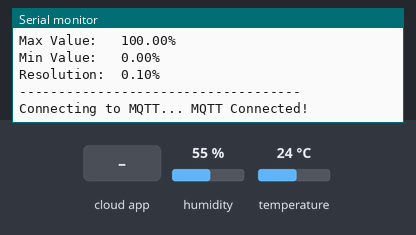
A sketch run on a simulated ESP8266 (NodeMCU). On the bench: the last lines printed to the serial monitor. The test bench sets the inputs (shaded band); at power-on: humidity 55 %, temperature 24 °C. WiFi joins after 1.5 s; servers stay silent unless stated; no MQTT or app messages arrive unless stated.

Above: at 2.7 s.
2.8 s: the phone or cloud app sets onoff to 0
At 3.6 s:
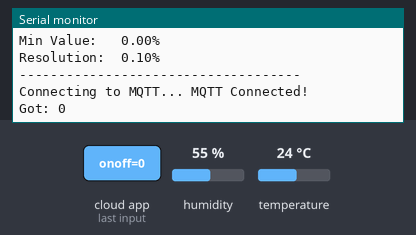
14.3 s: the phone or cloud app sets onoff to 1
At 15.7 s:
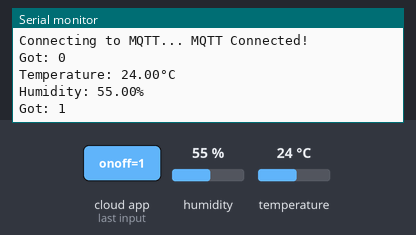

The sketch:

Temp_mqtt.ino
```cpp
// (licence header left out)
// REQUIRES the following Arduino libraries:
// - DHT Sensor Library: https://github.com/adafruit/DHT-sensor-library
// - Adafruit Unified Sensor Lib: https://github.com/adafruit/Adafruit_Sensor

#include <ESP8266WiFi.h>
#include "Adafruit_MQTT.h"
#include "Adafruit_MQTT_Client.h"
#include <Adafruit_Sensor.h>
#include <DHT.h>
#include <DHT_U.h>

#define DHTPIN 4     // Digital pin connected to the DHT sensor

#define DHTTYPE    DHT22     // DHT 22 (AM2302)

// See guide for details on sensor wiring and usage:
//   https://learn.adafruit.com/dht/overview

DHT_Unified dht(DHTPIN, DHTTYPE);

uint32_t delayMS;

#define WLAN_SSID       "SETUP-C260"//"CyberSec"
#define WLAN_PASS       "appear8461fancy"//"cis401303"
#define AIO_SERVER      "mqtt.eclipseprojects.io"
#define AIO_SERVERPORT  1883                   // use 8883 for SSL
#define AIO_USERNAME  "vmi"
WiFiClient client;
Adafruit_MQTT_Client mqtt(&client, AIO_SERVER, AIO_SERVERPORT, AIO_USERNAME/*, AIO_KEY*/);
Adafruit_MQTT_Publish humidity = Adafruit_MQTT_Publish(&mqtt, "sensor/DHT22/humidity");
Adafruit_MQTT_Publish temp = Adafruit_MQTT_Publish(&mqtt, "sensor/DHT22/temperature");
Adafruit_MQTT_Subscribe onoffbutton = Adafruit_MQTT_Subscribe(&mqtt, AIO_USERNAME "/feeds/onoff");

void MQTT_connect();

void setup() {
  Serial.begin(115200);
  // Initialize device.
  dht.begin();
  Serial.println(F("DHTxx Unified Sensor Example"));
  // Print temperature sensor details.
  sensor_t sensor;
  WiFi.begin(WLAN_SSID, WLAN_PASS);
  while (WiFi.status() != WL_CONNECTED) {
    delay(500);
    Serial.print(".");
  }
  Serial.println();

  Serial.println("WiFi connected");

  mqtt.subscribe(&onoffbutton);


  dht.temperature().getSensor(&sensor);
  Serial.println(F("------------------------------------"));
  Serial.println(F("Temperature Sensor"));
  Serial.print  (F("Sensor Type: ")); Serial.println(sensor.name);
  Serial.print  (F("Driver Ver:  ")); Serial.println(sensor.version);
  Serial.print  (F("Unique ID:   ")); Serial.println(sensor.sensor_id);
  Serial.print  (F("Max Value:   ")); Serial.print(sensor.max_value); Serial.println(F("°C"));
  Serial.print  (F("Min Value:   ")); Serial.print(sensor.min_value); Serial.println(F("°C"));
  Serial.print  (F("Resolution:  ")); Serial.print(sensor.resolution); Serial.println(F("°C"));
  Serial.println(F("------------------------------------"));
  // Print humidity sensor details.
  dht.humidity().getSensor(&sensor);
  Serial.println(F("Humidity Sensor"));
  Serial.print  (F("Sensor Type: ")); Serial.println(sensor.name);
  Serial.print  (F("Driver Ver:  ")); Serial.println(sensor.version);
  Serial.print  (F("Unique ID:   ")); Serial.println(sensor.sensor_id);
  Serial.print  (F("Max Value:   ")); Serial.print(sensor.max_value); Serial.println(F("%"));
  Serial.print  (F("Min Value:   ")); Serial.print(sensor.min_value); Serial.println(F("%"));
  Serial.print  (F("Resolution:  ")); Serial.print(sensor.resolution); Serial.println(F("%"));
  Serial.println(F("------------------------------------"));
  // Set delay between sensor readings based on sensor details.
  delayMS = sensor.min_delay / 1000;
}

uint32_t x=0;

void loop() {
  MQTT_connect();
  Adafruit_MQTT_Subscribe *subscription;
  while ((subscription = mqtt.readSubscription(5000))) {
    if (subscription == &onoffbutton) {
      Serial.print(F("Got: "));
      Serial.println((char *)onoffbutton.lastread);
    }
  }
  // Delay between measurements.
  delay(delayMS);
  // Get temperature event and print its value.
  sensors_event_t event;
  dht.temperature().getEvent(&event);
  if (isnan(event.temperature)) {
    Serial.println(F("Error reading temperature!"));
    temp.publish("Error");
  }
  else {
    Serial.print(F("Temperature: "));
    Serial.print(event.temperature);
    Serial.println(F("°C"));
    temp.publish(event.temperature);
  }
  // Get humidity event and print its value.
  dht.humidity().getEvent(&event);
  if (isnan(event.relative_humidity)) {
    Serial.println(F("Error reading humidity!"));
    humidity.publish("Error");
  }
  else {
    Serial.print(F("Humidity: "));
    Serial.print(event.relative_humidity);
    Serial.println(F("%"));
    humidity.publish(event.relative_humidity);
  }
}

void MQTT_connect() {
  int8_t ret;

  // Stop if already connected.
  if (mqtt.connected()) {
    return;
  }

  Serial.print("Connecting to MQTT... ");

  uint8_t retries = 3;
  while ((ret = mqtt.connect()) != 0) { // connect will return 0 for connected
       Serial.println(mqtt.connectErrorString(ret));
       Serial.println("Retrying MQTT connection in 5 seconds...");
       mqtt.disconnect();
       delay(5000);  // wait 5 seconds
       retries--;
       if (retries == 0) {
         // basically die and wait for WDT to reset me
         while (1);
       }
  }
  Serial.println("MQTT Connected!");
}
```

Measured:
- after the input at 2.8 s, the serial monitor: prints a new line at once (image 1)
- after the input at 14.3 s, the serial monitor: prints a new line at once (image 2)
